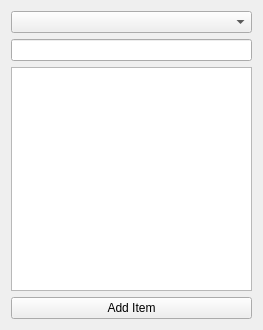
<?xml version="1.0" encoding="UTF-8"?>
<ui version="4.0">
 <class>Form</class>
 <widget class="QWidget" name="Form">
  <property name="geometry">
   <rect>
    <x>0</x>
    <y>0</y>
    <width>263</width>
    <height>330</height>
   </rect>
  </property>
  <property name="windowTitle">
   <string>Form</string>
  </property>
  <layout class="QVBoxLayout" name="verticalLayout">
   <item>
    <widget class="QComboBox" name="comboBox"/>
   </item>
   <item>
    <widget class="QLineEdit" name="lineEdit"/>
   </item>
   <item>
    <widget class="QListView" name="lv"/>
   </item>
   <item>
    <widget class="QPushButton" name="button">
     <property name="text">
      <string>Add Item</string>
     </property>
    </widget>
   </item>
  </layout>
 </widget>
 <resources/>
 <connections/>
</ui>
